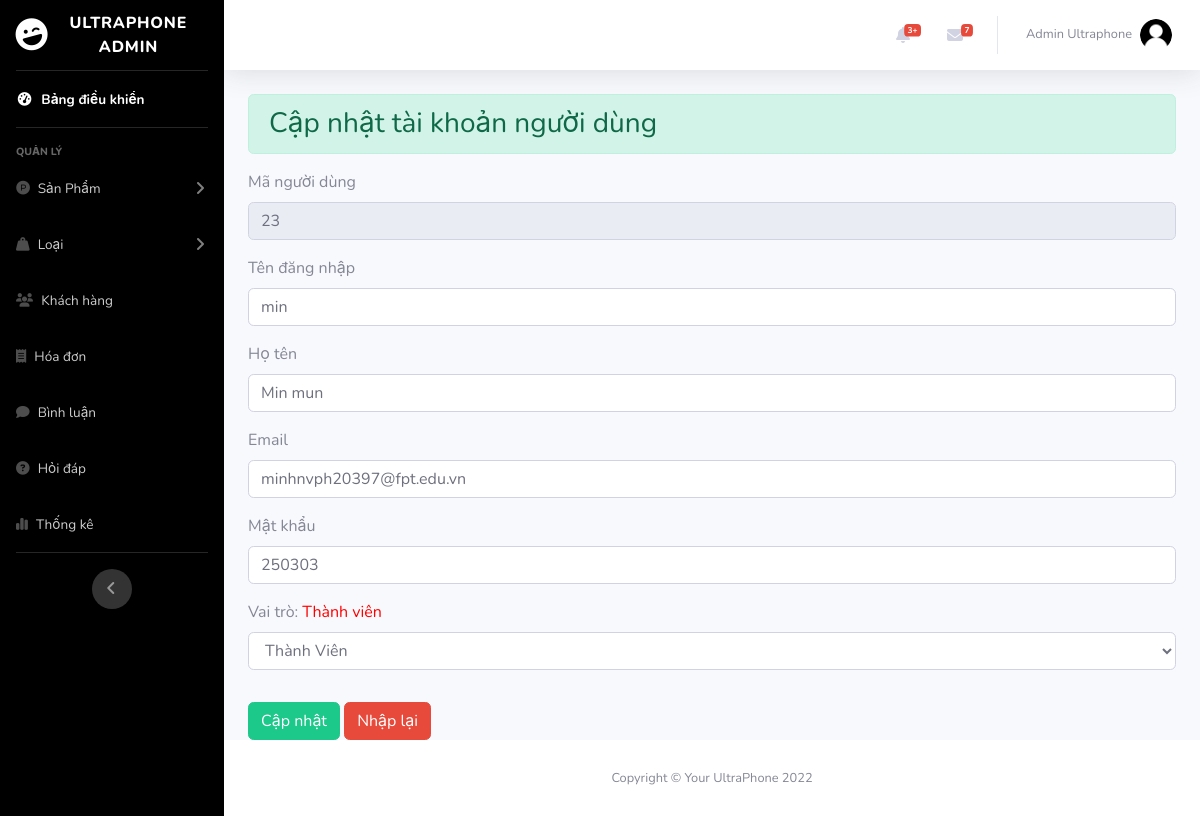
The page /admin/index.php?act=edit_user&id_user=23 (signed in) on the database its author committed.
### tables this page shows
CREATE TABLE `user` (
  `id_user` int(11) NOT NULL,
  `user_name` varchar(50) NOT NULL,
  `password` varchar(50) NOT NULL,
  `full_name` varchar(255) NOT NULL,
  `sex` tinyint(4) NOT NULL DEFAULT 0,
  `email_user` varchar(255) NOT NULL,
  `address` varchar(255) NOT NULL,
  `phone_user` varchar(25) NOT NULL,
  `img_user` varchar(255) NOT NULL,
  `register_date` date DEFAULT NULL,
  `last_login` date DEFAULT NULL,
  `role` tinyint(1) NOT NULL DEFAULT 0
);

### admin/controller/controller.php (called while the page is built)
<?php
function render($path, $data = [])
{
    extract($data);
    $view = "view/" . $path . ".php";
    include_once $view;
}

### admin/model/pdo.php (called while the page is built, shortened)
<?php
function pdo_get_connection(){
    $dburl = "mysql:host=127.0.0.1;dbname=ultraphone;charset=utf8";
    $username = 'root';
    $password = '';
    $conn = new PDO($dburl, $username, $password);
    $conn->setAttribute(PDO::ATTR_ERRMODE, PDO::ERRMODE_EXCEPTION);
    return $conn;
}
function pdo_query_one($sql){
    $sql_args = array_slice(func_get_args(), 1);
    try{
        $conn = pdo_get_connection();
        $stmt = $conn->prepare($sql);
        $stmt->execute($sql_args);
        $row = $stmt->fetch(PDO::FETCH_ASSOC);
        return $row;
    }
    catch(PDOException $e){
        throw $e;
    }
    finally{
        unset($conn);
    }
}

### admin/model/nguoidung.php (called while the page is built, shortened)
<?php
function loadone_user($id_user)
{
    $sql = "SELECT * FROM user WHERE id_user=" . $id_user;
    $user = pdo_query_one($sql);
    return $user;
}

### admin/view/update_user.php (the view, shortened to what this page needs)
<?php include_once "header.php" ?>
<body id="page-top">
  <div id="wrapper">
    <?php include_once "nav.php" ?>
    <div class="container-fluid">
      <div>
        <h3 class="alert alert-success">Cập nhật tài khoản người dùng</h3>
      </div>
      <div class="form-addcate">
        <form action="index.php?act=update_user" method="post">
          <?php if (is_array($user))
            extract($user);
          ?>
          <div class="form-group mt-3">
            <label for="formGroupExampleInput" class="font-lb">Mã người dùng</label>
            <input type="text" name="id_user" class="form-control" placeholder="Mã KH(auto increase)" value="<?= $id_user ?>" disabled>
          </div>
          <div class="form-group mt-3">
            <label for="formGroupExampleInput" class="font-lb">Tên đăng nhập</label>
            <input type="text" name="user_name" class="form-control" placeholder="Nhập tên dùng để đăng nhập" value="<?= $user_name ?>">
          </div>
          <div class="form-group mt-3">
            <label for="formGroupExampleInput" class="font-lb">Họ tên</label>
            <input type="text" name="full_name" class="form-control" placeholder="Nhập họ và tên người dùng" value="<?= $full_name ?>">
          </div>
          <div class="form-group mt-3">
            <label for="formGroupExampleInput" class="font-lb">Email</label>
            <input type="email" name="email_user" class="form-control" placeholder="Nhập email người dùng" value="<?= $email_user ?>">
          </div>
          <div class="form-group mt-3">
            <label for="formGroupExampleInput" class="font-lb">Mật khẩu</label>
            <input type="text" name="password" class="form-control" placeholder="Nhập mật khẩu muốn thay đổi" value="<?= $password ?>">
          </div>
          <div class="form-group">
            <label for="">Vai trò: <span style="color:red">
                <?php if ($role == 1) {
                  echo "Admin";
                } else {
                  echo "Thành viên";
                } ?></span></label>
            <select required class="form-control" name="role" id="">
              <?php $arr = array('0' => 'Thành Viên', '1' => 'Admin'); ?>
              <?php foreach ($arr as $key => $value) { ?>
                <option value="<?php echo $key; ?>" <?php echo $key ==  $role ? ' selected="selected"' : ''; ?>><?php echo $value; ?></option>
              <?php } ?>
            </select>
          </div>
          <div class="wrap-btn">
            <input type="submit" name="btn_update" class="btn btn-success mt-3" value="Cập nhật">
            <input type="reset" class="btn btn-danger mt-3" value="Nhập lại">
          </div>
        </form>
      </div>
    </div>
  </div>
  <?php include_once "footer.php" ?>

### rows shown on the page
user: id_user "23", user_name "min", full_name "Min mun", email_user "minhnvph20397@fpt.edu.vn", password "250303", role "Thành Viên"

### other values the page prints
$_SESSION['admin']['full_name'] "Admin Ultraphone"
